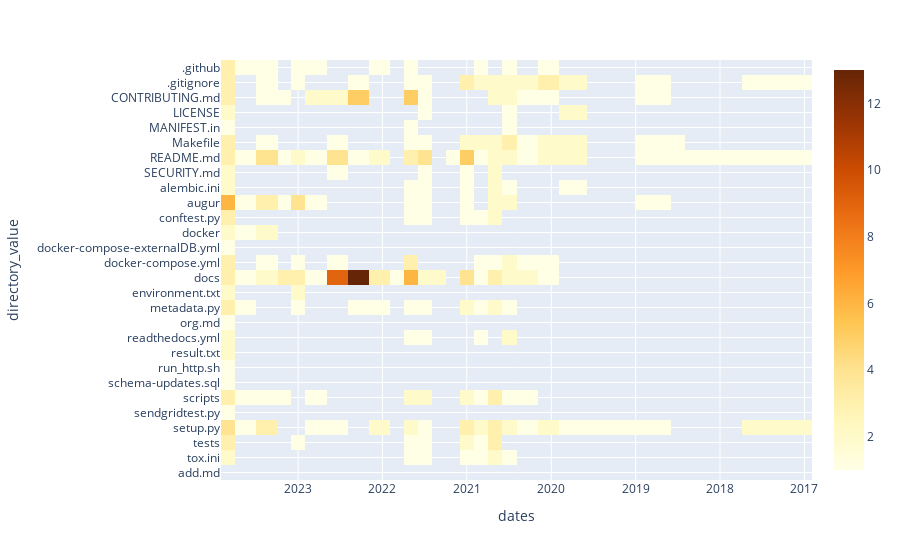

Source (notebook cell):
### Code cell
fig.show()

### Figure 1 — Plotly figure (JSON) as saved in the notebook; plotly's stock layout.template omitted (floating-point values rounded to 4 significant figures; data arrays with more than 128 entries replaced by an {"elided": "..."} marker saying what was removed)
{"data": [{"coloraxis": "coloraxis", "hovertemplate": "dates: %{x}<br>directory_value: %{y}<br>color: %{z}<extra></extra>", "name": "0", "type": "heatmap", "x": ["2017-04-30T00:00:00+00:00", "2018-02-28T00:00:00+00:00", "2018-04-30T00:00:00+00:00", "2018-06-30T00:00:00+00:00", "2018-08-31T00:00:00+00:00", "2019-04-30T00:00:00+00:00", "2019-10-31T00:00:00+00:00", "2019-12-31T00:00:00+00:00", "2020-04-30T00:00:00+00:00", "2020-06-30T00:00:00+00:00", "2020-08-31T00:00:00+00:00", "2020-10-31T00:00:00+00:00", "2020-12-31T00:00:00+00:00", "2021-02-28T00:00:00+00:00", "2021-04-30T00:00:00+00:00", "2021-06-30T00:00:00+00:00", "2021-08-31T00:00:00+00:00", "2021-10-31T00:00:00+00:00", "2021-12-31T00:00:00+00:00", "2022-04-30T00:00:00+00:00", "2022-06-30T00:00:00+00:00", "2022-10-31T00:00:00+00:00", "2022-12-31T00:00:00+00:00", "2023-02-28T00:00:00+00:00", "2023-04-30T00:00:00+00:00", "2023-08-31T00:00:00+00:00", "2023-10-31T00:00:00+00:00"], "xaxis": "x", "y": [".github", ".gitignore", "CONTRIBUTING.md", "LICENSE", "MANIFEST.in", "Makefile", "README.md", "SECURITY.md", "alembic.ini", "augur", "conftest.py", "docker", "docker-compose-externalDB.yml", "docker-compose.yml", "docs", "environment.txt", "metadata.py", "org.md", "readthedocs.yml", "result.txt", "run_http.sh", "schema-updates.sql", "scripts", "sendgridtest.py", "setup.py", "tests", "tox.ini", "add.md"], "yaxis": "y", "z": {"elided": "28x27 int values"}}], "layout": {"autosize": true, "coloraxis": {"colorscale": [[0, "rgb(255,255,229)"], [0.125, "rgb(255,247,188)"], [0.25, "rgb(254,227,145)"], [0.375, "rgb(254,196,79)"], [0.5, "rgb(254,153,41)"], [0.625, "rgb(236,112,20)"], [0.75, "rgb(204,76,2)"], [0.875, "rgb(153,52,4)"], [1, "rgb(102,37,6)"]]}, "margin": {"t": 60}, "xaxis": {"anchor": "y", "autorange": true, "constrain": "domain", "domain": [0, 1], "range": ["2023-11-30 12:00", "2016-11-29"], "scaleanchor": "y", "title": {"text": "dates"}, "type": "date"}, "yaxis": {"anchor": "x", "autorange": true, "constrain": "domain", "domain": [0, 1], "range": [27.5, -0.5], "tickmode": "linear", "title": {"text": "directory_value"}, "type": "category"}}}
